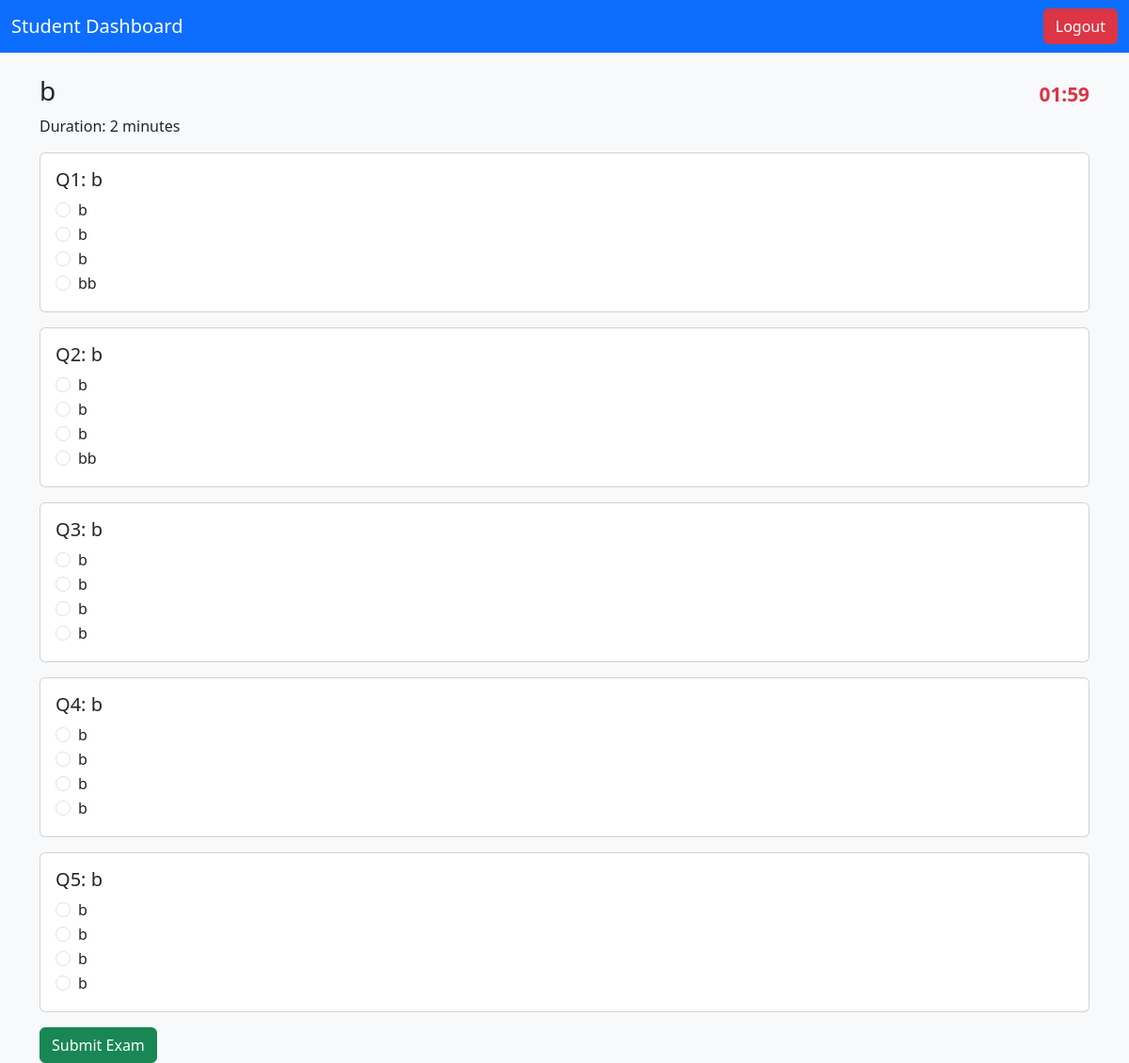
The page /student/take-exam/2 (signed in) on the database its author committed.
### models/exam.py (models this page shows)
class Exam(db.Model):
    __tablename__ = "exams"
    id = db.Column(db.Integer, primary_key=True)
    title = db.Column(db.String(100), nullable=False)
    duration = db.Column(db.Integer, nullable=False, default=30)
    created_by = db.Column(db.Integer, db.ForeignKey("users.id"), nullable=False)
    questions = db.relationship("Question", backref="exam", cascade="all, delete-orphan", lazy=True)
    results = db.relationship("Result", backref="exam", cascade="all, delete-orphan", lazy=True)
    enrollments = db.relationship("Enrollment", back_populates="exam", lazy=True, cascade="all, delete-orphan")
    creator = db.relationship("User", back_populates="exams")

### models/question.py (models this page shows)
class Question(db.Model):
    __tablename__ = "questions"
    id = db.Column(db.Integer, primary_key=True)
    exam_id = db.Column(db.Integer, db.ForeignKey("exams.id"), nullable=False)
    question_text = db.Column(db.String(500), nullable=False)
    option_a = db.Column(db.String(200), nullable=False)
    option_b = db.Column(db.String(200), nullable=False)
    option_c = db.Column(db.String(200), nullable=False)
    option_d = db.Column(db.String(200), nullable=False)
    correct_option = db.Column(db.String(1), nullable=False)  # 'A', 'B', 'C', 'D'

### routes/student_routes.py (the view, shortened to what this page needs)
@student_bp.route("/take-exam/<int:exam_id>", methods=["GET", "POST"])
@login_required
def take_exam(exam_id):
    if current_user.role != "student":
        return "Unauthorized", 403
    enrollment = Enrollment.query.filter_by(
    user_id=current_user.id,
    exam_id=exam_id,
    is_approved=True
    ).first()
    if not enrollment:
        flash("You are not approved to take this exam yet.", "danger")
        return redirect(url_for("student.available_exams"))
    exam = Exam.query.get_or_404(exam_id)
    return render_template("take_exam.html", exam=exam)

### app.py (called while the page is built)
def create_app():
    app = Flask(__name__, instance_relative_config=True)
    app.config.from_object("config.Config")
    app.config.from_pyfile("config.py", silent=True)
    db.init_app(app)
    login_manager.init_app(app)
    @login_manager.user_loader
    def load_user(user_id):
        return User.query.get(int(user_id))
    app.register_blueprint(auth_bp)
    app.register_blueprint(admin_bp)
    app.register_blueprint(student_bp)
    @app.route("/")
    def index():
        return render_template("landing.html")   # shows login/register options
    return app

### templates/take_exam.html (shortened to what this page needs)
<!DOCTYPE html>
<html lang="en">
<head>
    <link href="https://cdn.jsdelivr.net/npm/bootstrap@5.3.0/dist/css/bootstrap.min.css" rel="stylesheet">
</head>
<body class="bg-light">
    <nav class="navbar navbar-dark bg-primary">
        <div class="container-fluid">
            <a class="navbar-brand" href="{{ url_for('student.dashboard') }}">Student Dashboard</a>
            <a href="{{ url_for('auth.logout') }}" class="btn btn-danger">Logout</a>
        </div>
    </nav>
    <div class="container mt-4">
        <div class="d-flex justify-content-between align-items-center">
            <h3>{{ exam.title }}</h3>
            <div id="timer" class="text-danger">Loading...</div>
        </div>
        <p>Duration: {{ exam.duration }} minutes</p>
        <form id="examForm" method="POST">
            {% for q in exam.questions %}
            <div class="card mb-3">
                <div class="card-body">
                    <h5>Q{{ loop.index }}: {{ q.question_text }}</h5>
                    <div class="form-check">
                        <input class="form-check-input" type="radio" name="question_{{ q.id }}" id="q{{ q.id }}A"
                            value="A">
                        <label class="form-check-label" for="q{{ q.id }}A">{{ q.option_a }}</label>
                    </div>
                    <div class="form-check">
                        <input class="form-check-input" type="radio" name="question_{{ q.id }}" id="q{{ q.id }}B"
                            value="B">
                        <label class="form-check-label" for="q{{ q.id }}B">{{ q.option_b }}</label>
                    </div>
                    <div class="form-check">
                        <input class="form-check-input" type="radio" name="question_{{ q.id }}" id="q{{ q.id }}C"
                            value="C">
                        <label class="form-check-label" for="q{{ q.id }}C">{{ q.option_c }}</label>
                    </div>
                    <div class="form-check">
                        <input class="form-check-input" type="radio" name="question_{{ q.id }}" id="q{{ q.id }}D"
                            value="D">
                        <label class="form-check-label" for="q{{ q.id }}D">{{ q.option_d }}</label>
                    </div>
                </div>
            </div>
            {% endfor %}
            <button type="button" id="manualSubmitBtn" class="btn btn-success">Submit Exam</button>
        </form>
    </div>
</body>
</html>

### templates/take_exam.html (style rules this page uses)
#timer { font-size: 1.3rem; font-weight: bold; }

### rows shown on the page
Exam: title "b", duration "2"
Question: question_text "b", option_a "b", option_b "b", option_c "b", option_d "bb"
Question: question_text "b", option_a "b", option_b "b", option_c "b", option_d "bb"
Question: question_text "b", option_a "b", option_b "b", option_c "b", option_d "b"
Question: question_text "b", option_a "b", option_b "b", option_c "b", option_d "b"
Question: question_text "b", option_a "b", option_b "b", option_c "b", option_d "b"
